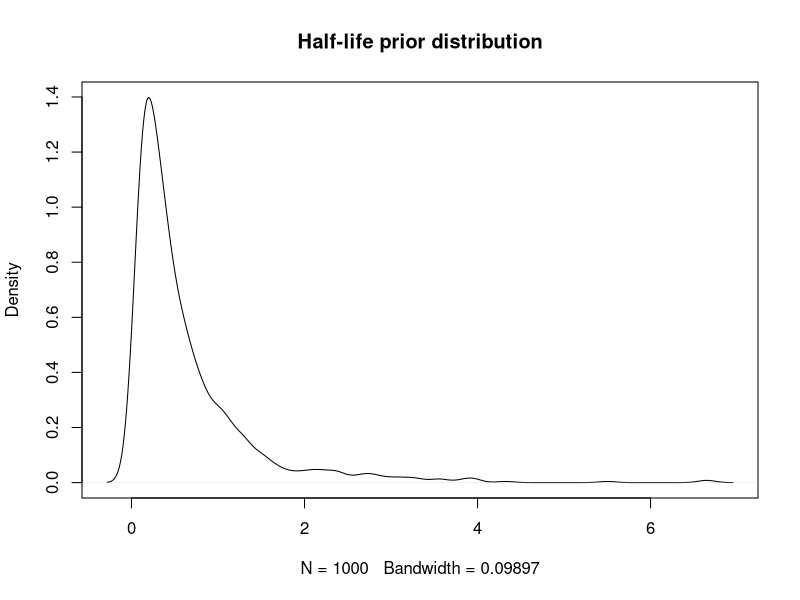
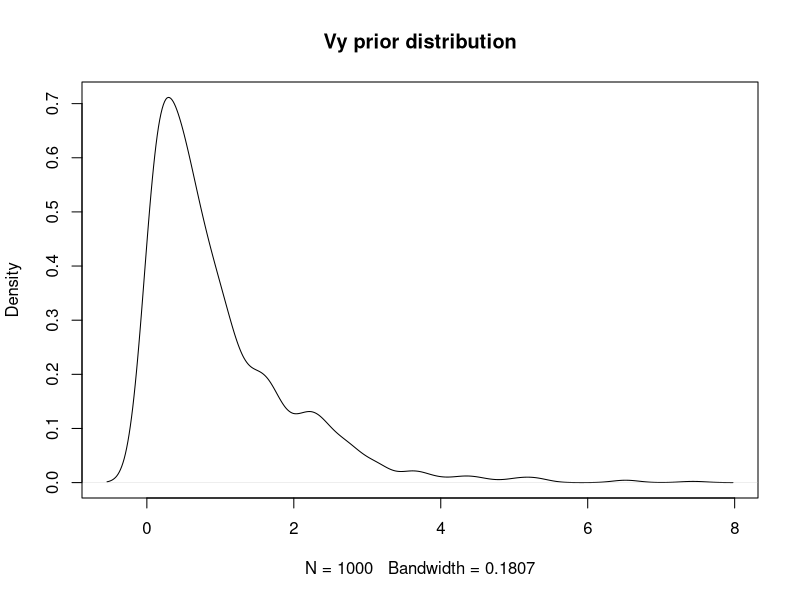

The R source for these figures, in order: (Note: this script raises an error after producing the figures.)
## ---- chunk 1
#hl ~ lognormal(-0.5,1.5); //Tree length = 1 Ma
hl.sims<-rlnorm(n=1000,meanlog=log(0.4),sdlog=1)
plot(density(hl.sims),main="Half-life prior distribution")
quantile(hl.sims,probs=c(0.1,0.5,0.75,0.9))


## ---- chunk 2
#hl ~ lognormal(-0.5,1.5); //Tree length = 1 Ma
vy.sims<-rexp(n=1000,rate=1)
plot(density(vy.sims),main="Vy prior distribution")
quantile(hl.sims,probs=c(0.1,0.5,0.75,0.9))


## ---- chunk 3
library(ggsci)

intercept_test<-rnorm(100,stan_sim_data$ols_intercept,0.1)
#slope_test<-rnorm(100,ols.slope,0.5)
slope_test<-rnorm(100,stan_sim_data$ols_slope,0.05)

df<-data.frame(Y=stan_sim_data$Y,X=stan_sim_data$direct_cov)
names(df)<-c("Y","X")

#slope.prior.plot<-ggplot(data=reg.trdata$dat,aes(y=Sim1,x=X))+
slope.prior.plot<-ggplot(data=df,aes(y=Y,x=X))+  
  geom_point()+
  geom_abline(intercept=intercept_test,slope=slope_test,alpha=0.25)+
  theme_bw()+
  ggtitle("Priors for Intercept and Slope")+
  ylab("Trait 1") + xlab("Trait 2")+
  scale_color_npg()

slope.prior.plot
## ---- chunk 4
#beta_raw<-rnorm(100,0,1)
beta_bar<-rnorm(100,stan_sim_data$ols_intercept,0.1)
sd_beta<-rexp(100,5)
beta<-rnorm(100,beta_bar,sd_beta)

slope_test<-rnorm(100,stan_sim_data$ols_slope,0.05)

df<-data.frame(Y=stan_sim_data$Y,X=stan_sim_data$direct_cov)
names(df)<-c("Y","X")

#slope.prior.plot<-ggplot(data=reg.trdata$dat,aes(y=Sim1,x=X))+
slope.prior.plot<-ggplot(data=df,aes(y=Y,x=X))+  
  geom_point()+
  geom_abline(intercept=beta,slope=slope_test,alpha=0.25)+
  theme_bw()+
  ggtitle("Priors for Intercept and Slope")+
  ylab("Trait 1") + xlab("Trait 2")+
  scale_color_npg()

slope.prior.plot
## ---- chunk 5
intercept_test<-rt(100,4)
#slope_test<-rnorm(100,ols.slope,0.5)
slope_test<-rnorm(100,stan_sim_data$ols_slope,0.3)

slope.prior.plot<-ggplot(data=reg.trdata$dat,aes(y=Sim.MC1,x=bodycentered))+
  geom_point()+
  geom_abline(intercept=intercept_test,slope=slope_test,alpha=0.25)+
  theme_bw()+
  ggtitle("Priors for Intercept and Slope")+
  ylab("log Neocortex Area (mm2)") + xlab("log Brain Mass (g)")+
  scale_color_npg()

slope.prior.plot
library(ggsci)
## ---- chunk 6
#beta_raw<-rnorm(100,0,1)
beta_raw<-rt(100,1)
#beta_bar<-rnorm(100,stan_sim_data$ols_intercept,0.5)
sd_beta<-rexp(100,1)

beta<-rnorm(100,beta_bar,sd_beta)

slope_test<-rnorm(100,stan_sim_data$ols_slope,0.25)

regression.prior.plot<-ggplot(data=ruminant.trdata$dat,aes(y=Sim.MC1,x=bodycentered))+
  geom_point()+
  geom_abline(intercept=beta,slope=slope_test,alpha=0.25)+
  theme_bw()+
  ggtitle("Priors for Intercept and Slope")+
  ylab("Simulated log Neocortex Area (mm2)") + xlab("log Body Mass (g)")+
  scale_color_npg()

regression.prior.plot
## ---- chunk 7
#beta_raw<-rnorm(100,0,1)
beta_raw<-rt(100,2)
sd_beta<-rexp(100,1)
beta_bar<-rnorm(100,stan_sim_data$ols_intercept,0.5)
beta<- beta_bar + sd_beta * beta_raw

slope_test<-rnorm(100,stan_sim_data$ols_slope,0.25)

regression.prior.plot<-ggplot(data=ruminant.trdata$dat,aes(y=Sim1,x=bodycentered))+
  geom_point()+
  geom_abline(intercept=beta,slope=slope_test,alpha=0.25)+
  theme_bw()+
  ggtitle("Priors for Intercept and Slope")+
  ylab("Simulated log Neocortex Area (mm2)") + xlab("log Body Mass (g)")+
  scale_color_npg()

regression.prior.plot
## ---- chunk 8
#beta_raw<-rnorm(100,0,1)
beta_raw<-rt(100,2)
sd_beta<-rexp(100,1)
beta_bar<-rt(100,2)
beta<- beta_bar + sd_beta * beta_raw

slope_test<-rnorm(100,stan_sim_data$ols_slope,0.25)

regression.prior.plot<-ggplot(data=ruminant.trdata$dat,aes(y=Sim.MC1,x=bodycentered))+
  geom_point()+
  geom_abline(intercept=beta,slope=slope_test,alpha=0.25)+
  theme_bw()+
  ggtitle("Priors for Intercept and Slope")+
  ylab("Simulated log Neocortex Area (mm2)") + xlab("log Body Mass (g)")+
  scale_color_npg()

regression.prior.plot
